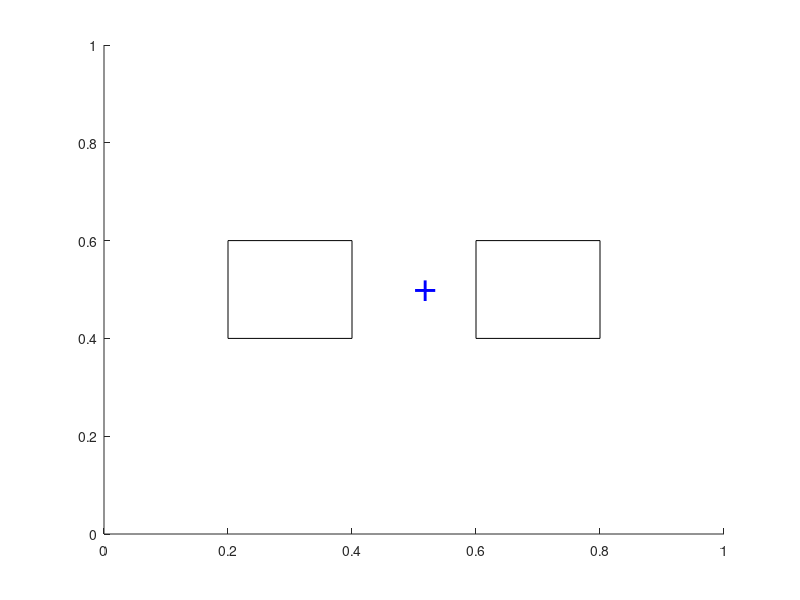

MATLAB code to generate this figure:

% Define experimental conditions
validTrialCnt = 0; 
invalidTrialCnt = 0;
delay1 = 100; % Change to milliseconds
delay2 = 300; % Change to milliseconds

% User input
% "Fixate on the center of the screen. Do not break fixation for the 
% duration of the trial"
% "As soon as you see the target location, press a key"

% Create figure for expiriment
fig = figure; 

% Draw Rectangle
xlim([0 1]) %Set the range of values on the x-axis to (0 to 1)
ylim([0 1]) %Set the range of values on the y-axis to (0 to 1)

%Create a rectangle at:
% x-position 0.2
% y-position 0.4 with an 
% x-width of 0.5 and
% y-height of 0.2
target1 = rectangle('Position', [0.2 0.4 0.2 0.2]) 

%Create a rectangle at:
% x-position 0.2
% y-position 0.6 with an 
% x-width of 0.5 and
% y-height of 0.2
target2 = rectangle('Position', [0.6 0.4 0.2 0.2]) 

% Plus in middle of screen
fixate = text(.5, .5, '+');
set(fixate, 'color', 'b','fontsize', 30);
set(fixate, 'LineWidth', 0.1);
%plot(.5,.5,'b.','MarkerSize',5)


